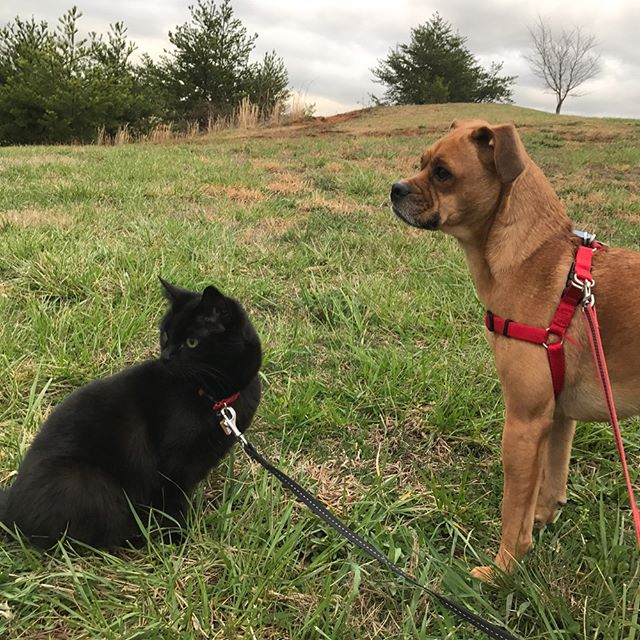
#> input picture data/catdog.jpg, 640 x 640 px, given in place of catdog.png, which was not available
$ jupyter execute session_1.ipynb   (shell and % lines are left out)
#> lines starting #> are read from the running program, lines starting #| are printed output that depends on the picture; after the words box and inside, x2 and y2 are one past the last pixel; in counts of white or black regions, pixels touching at a corner belong together; pictures that were not available may be replaced by others from this repository, and a replacement may not be noted
[cell 1]
# TODO LIST
# Read
# Display
# * Convert to grayscale
# * Convert to RGB
# Crop
# Resize
# Flip
# Split channels

# For more on colorspaces: look into HSV/HSB, LAB

[cell 2]
import glob
import numpy as np
import cv2
import matplotlib.pyplot as plt


# List all files in data dir
image_paths = glob.glob("data/*")
print(image_paths)

image_path = "data/catdog.png"

[cell 3]
# Pixels range from 0 - 255
# black - white

# BGR
# (0, 0, 0) - (255, 255, 255)

# Grayscale
# 0 - 255

[cell 4]
image = cv2.imread(image_path)
#> image is the input picture: shape (640, 640, 3); mean B, G, R 80, 116.7, 121.9

print(type(image))
#| <class 'numpy.ndarray'>

# Image is in BGR format in OpenCV by default
print(image.shape)
#| (640, 640, 3)
# (1091, 920, 3)
# (height, width, depth)

print(image.dtype)
#| uint8
# image

[cell 5]
# Colors are off because we are in BGR and matplotlib expects RGB
plt.imshow(image)
plt.show()

[cell 6]
# Convert to rgb for display
rgb_image = cv2.cvtColor(image, cv2.COLOR_BGR2RGB)

plt.imshow(rgb_image)
plt.show()

[cell 7]
def imshow_cv2plt(bgr_img):
    rgb_img = cv2.cvtColor(bgr_img, cv2.COLOR_BGR2RGB)
    plt.imshow(rgb_img)
    plt.show()

[cell 8]
# Weighted average of channels (green is more important to human eye rods/cones/bio bs)
gray = cv2.cvtColor(image, cv2.COLOR_BGR2GRAY)
print(image.shape)
#| (640, 640, 3)
print(gray.shape)
#| (640, 640)

plt.imshow(gray, cmap="gray")
plt.show()

[cell 9]
# Manual grayscale taking uniformly weighted average
manual_gray = image.mean(axis=2)

plt.imshow(manual_gray, cmap="gray")
plt.show()

[cell 10]
cropped = image[:400, 400:700]
imshow_cv2plt(cropped)

[cell 11]
# def resize(img, width, height)
width = 500
height = 200

resized = cv2.resize(image, (width, height))
imshow_cv2plt(resized)

[cell 12]
h, w = image.shape[:2]
#> h = 640; w = 640
aspect_ratio = w / h
#> aspect_ratio = 1
aspect_ratio
#> Out = 1

[cell 13]
# known: w, h, either new_h/new_w
# w / h = new_w / new_h


def resize(img, width=None, height=None):
#> called with width = 500, height = 500
    h, w = img.shape[:2]
#> h = 640; w = 640

    if width is not None and height is not None:
        pass
    elif width is not None:
        height = width * (h / w)
    elif height is not None:
        width = height * (w / h)
    else:
        raise ValueError("No dimensions provided")

    resized = cv2.resize(img, (round(width), round(height)))
#> resized: shape (500, 500, 3)
    return resized


resized = resize(image, width=500, height=500)
imshow_cv2plt(resized)

[cell 14]
#  1 flip horizontally / flip around the y axis
#  0 flip vertically / flip around the x axis
#  -1 flip vertical and horizontal / flip around both axes
flipped = cv2.flip(image, -1)
imshow_cv2plt(flipped)

[cell 15]
b, g, r = cv2.split(image)

plt.imshow(r, cmap="gray")
plt.show()

[cell 16]
# This cant be best practice, look up a better way it you want to do this
red = image.copy()
# zero out blue/green channels
red[:, :, :2] = 0
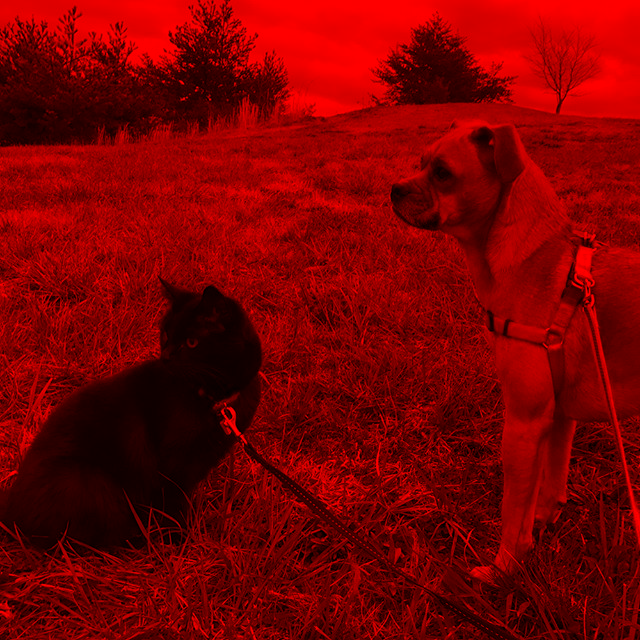
#> red: shape (640, 640, 3); mean B, G, R 0, 0, 121.9
imshow_cv2plt(red)

green = image.copy()
# zero out blue/red channels
green[:, :, 0] = 0
green[:, :, 2] = 0
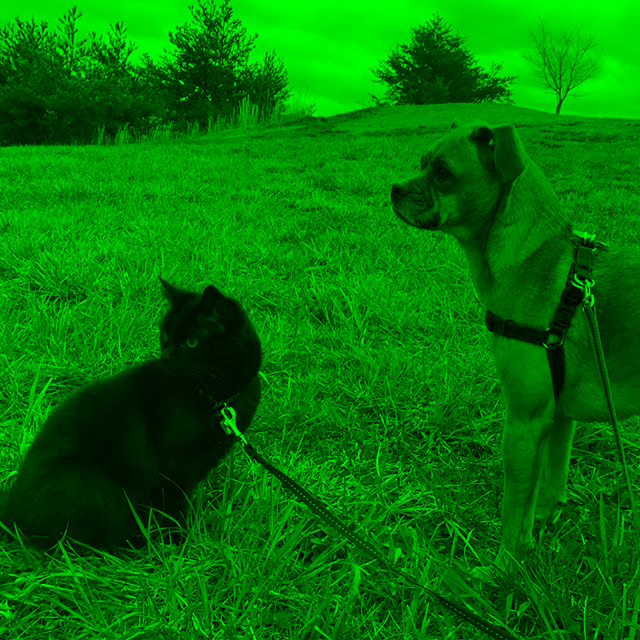
#> green: shape (640, 640, 3); mean B, G, R 0, 116.7, 0
imshow_cv2plt(green)

blue = image.copy()
# zero out green/red channels
blue[:, :, 1:] = 0
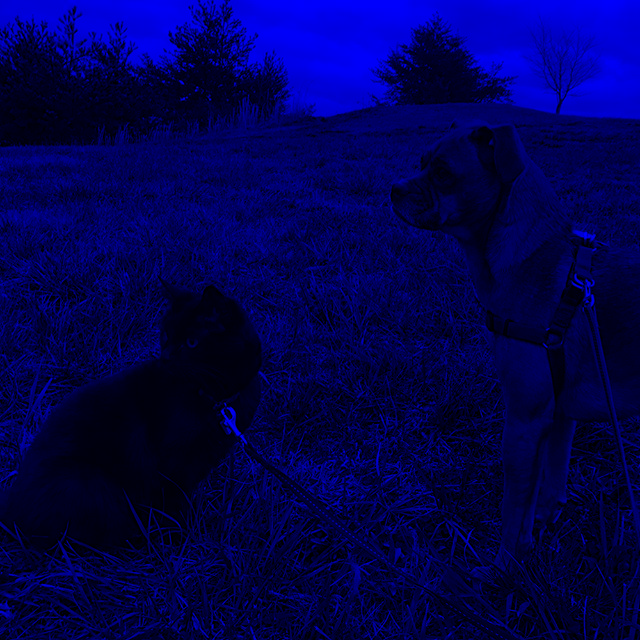
#> blue: shape (640, 640, 3); mean B, G, R 80, 0, 0
imshow_cv2plt(blue)

[cell 17]
image = cv2.imread(image_path)

v = 100

dog_head = image[50:390, 370:740]
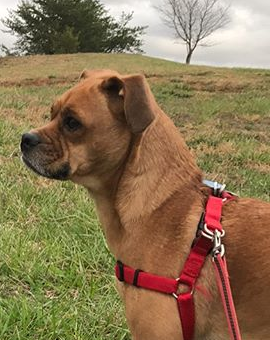
#> dog_head: shape (340, 270, 3); mean B, G, R 82.8, 117, 139.4
# darker_dog_head = dog_head - v
darker_dog_head = np.where(dog_head > v, dog_head - v, 0)
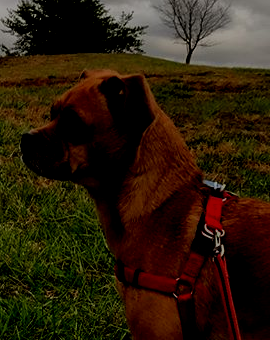
#> darker_dog_head: shape (340, 270, 3); mean B, G, R 13.6, 29.9, 44.9
image[50:390, 370:740] = cv2.flip(darker_dog_head, 1)

cat_head = image[500:775, 365:750]
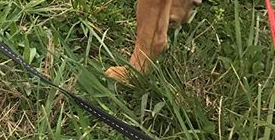
#> cat_head: shape (140, 275, 3); mean B, G, R 54.7, 94.5, 91.8
lighter_cat_head = np.where((255 - cat_head) > v, cat_head + v, 255)
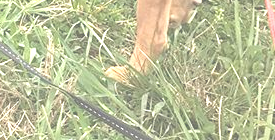
#> lighter_cat_head: shape (140, 275, 3); mean B, G, R 154.5, 192.8, 189.6
image[500:775, 365:750] = cv2.flip(lighter_cat_head, 0)
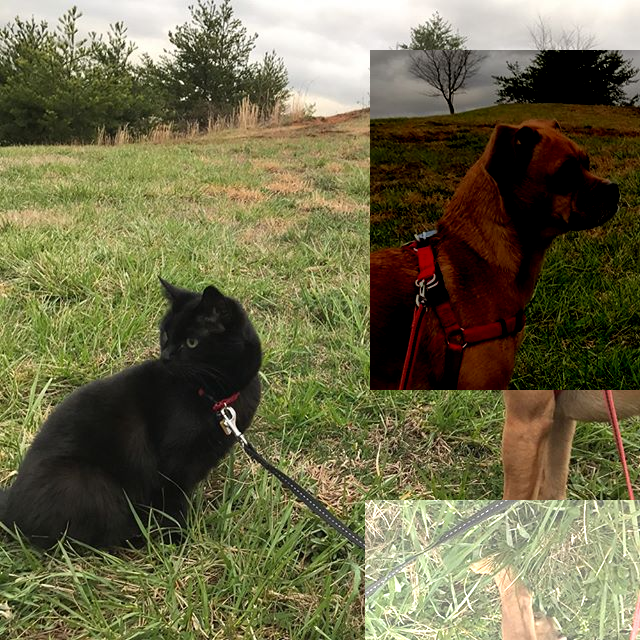
#> image: shape (640, 640, 3); mean B, G, R 73.8, 106.4, 109.9

imshow_cv2plt(image)

[cell 18]
image = cv2.imread(image_path)

cat_head = image[500:775, 365:750]
h, w = cat_head.shape[:2]
#> h = 140; w = 275
new_h = round(h * 2.5)
#> new_h = 350
new_w = round(w * 0.5)
#> new_w = 138
resized = cv2.resize(cat_head, (new_w, new_h))
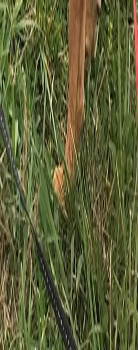
#> resized: shape (350, 138, 3); mean B, G, R 54.6, 94.4, 91.7

y1 = 200
y2 = y1 + resized.shape[0]
#> y2 = 550
x1 = 500
x2 = x1 + resized.shape[1]
#> x2 = 638
image[y1:y2, x1:x2] = resized
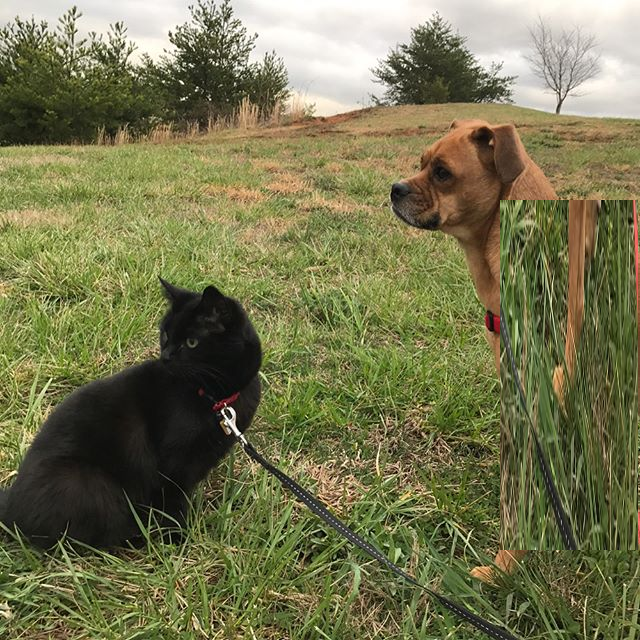
#> image: shape (640, 640, 3); 11.79% of pixels changed, all inside (x1, y1, x2, y2) = (500, 200, 638, 550)

imshow_cv2plt(image)
